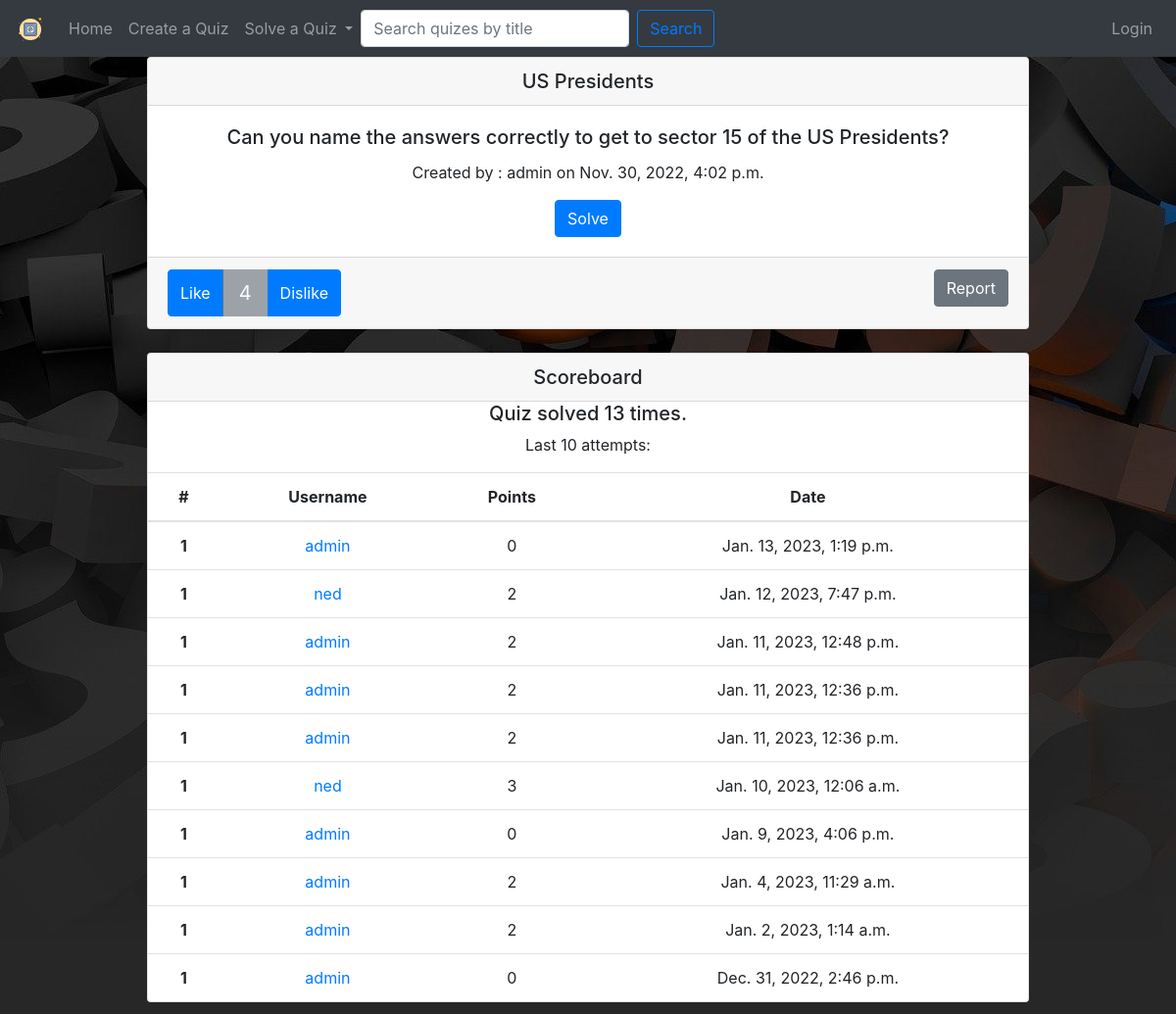
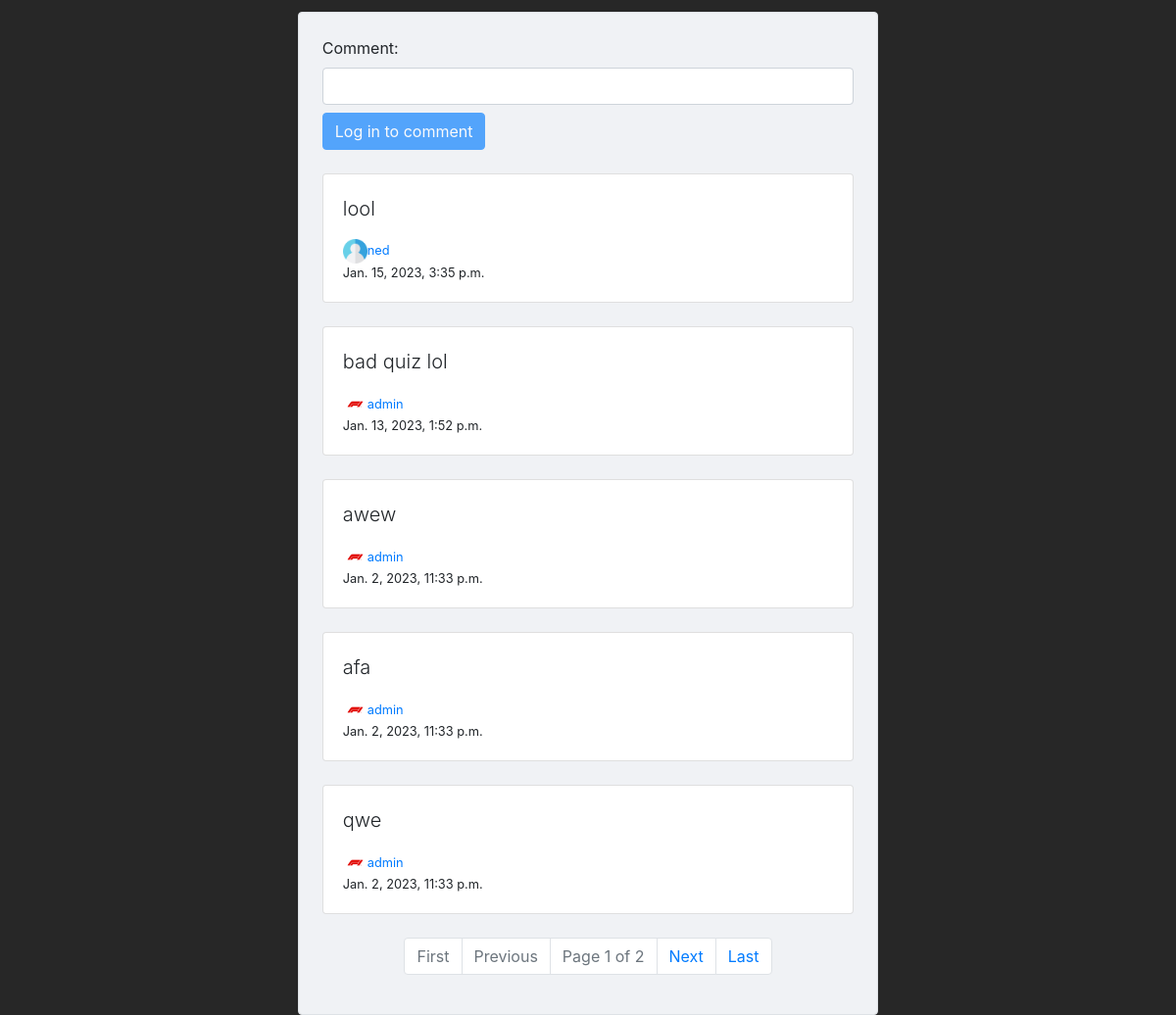
The page /quiz/127/ on the database its author committed (2 pictures, top to bottom).
### quiz/models.py (models this page shows, shortened)
class Quiz(models.Model):
    choices = (
        ('history', "History"),
        ('geography', "Geography"),
        ('sports', "Sports"),
        ('entertainment', "Entertainment"),
        ('music', "Music"),
        ('language', "Language"),
        ('gaming', "Gaming"),
        ('other', "Other"),
    )
    title = models.CharField(max_length=40, unique=True, blank=False)
    description = models.CharField(max_length=100, blank=False)
    category = models.CharField(max_length=20, choices = choices)
    created = models.DateTimeField(auto_now_add=True)
    created_by = models.ForeignKey(settings.AUTH_USER_MODEL, null=True, on_delete=models.SET_NULL)
    rating = models.IntegerField(default=0)
    class Meta:
        verbose_name_plural = "Quizes"

class UserQuizPoints(models.Model):
    user = models.ForeignKey(settings.AUTH_USER_MODEL, on_delete=models.CASCADE)
    quiz = models.ForeignKey(Quiz, on_delete=models.CASCADE)
    points = models.IntegerField()
    date = models.DateTimeField(auto_now_add=True)
    class Meta:
        verbose_name_plural = "User quiz points"

class QuizComments(models.Model):
    comment = models.CharField(max_length=160, blank=False)
    user = models.ForeignKey(settings.AUTH_USER_MODEL, on_delete=models.CASCADE)
    quiz = models.ForeignKey(Quiz, on_delete=models.CASCADE)
    created = models.DateTimeField(auto_now_add=True)
    rating = models.IntegerField(default=0)

### quiz/views.py (the view, shortened to what this page needs)
# urls.py: path('quiz/<str:pk>/', views.quizPage, name='quiz'),
def quizPage(request,pk):
	quiz = Quiz.objects.get(id=pk)
	name = quiz.title
	users = UserQuizPoints.objects.filter(quiz__title=name).order_by('-date')[:10]
	solvedby = UserQuizPoints.objects.filter(quiz=pk).count()
	comments = QuizComments.objects.filter(quiz=pk).order_by('-created')
	for comment in comments:
		data = Profile.objects.get(user=comment.user)
		comment.avatar = data.avatar
	paginator = Paginator(comments, 5)
	page_number = request.GET.get('page')
	page_comments = paginator.get_page(page_number)
	context = {'quiz': quiz, 'users': users, 'solvedby':solvedby, 'commentform':CommentForm, 'page_comments':page_comments}
	is_ajax = request.headers.get('X-Requested-With') == 'XMLHttpRequest'
	print(request)
	if is_ajax:
		if request.method == 'POST':
			data = json.load(request)
			updated_values = data.get('payload')
			if 'commentid' in updated_values:
				comment = QuizComments.objects.get(id = int(updated_values['commentid']))
				user = comment.user
				report = ReportedComments(reportedby = request.user, user = user,comment = comment, reason = updated_values['reason'])
				report.save()
				return JsonResponse({'status': 'OK'}, status=200)
			else:
				report = ReportedQuiz(reportedbyuser = request.user, user = quiz.created_by, quiz = quiz, reason = updated_values['reason'])
				report.save()
				return JsonResponse({'status': 'OK'}, status=200)
		if request.method == 'GET':
			comments = list(QuizComments.objects.filter(quiz=quiz).values())
			return JsonResponse({'comments': comments, 'quiz':model_to_dict(quiz)})
		if request.method == 'PUT':
			data = json.load(request)
			updated_values = data.get('payload')
			like = updated_values['vote']
			if 'commentid' in updated_values:
				comment = comments.get(id=updated_values['commentid'])
				if not UserCommentRelation.objects.filter(user = request.user, comment = comment).exists():
					if like == 'like':
						comment.rating+=1
						usercomment = UserCommentRelation(user = request.user, comment = comment, like = 1)
						usercomment.save()
						comment.save()
					else:
						comment.rating-=1
						usercomment = UserCommentRelation(user = request.user, comment = comment, like = -1)
						usercomment.save()
						comment.save()
				else:
					currentcomment = UserCommentRelation.objects.get(user = request.user, comment = comment)
					if like == 'like':
						if currentcomment.like == 0:
							comment.rating += 1
							comment.save()
							currentcomment.like += 1
							currentcomment.save()
						elif currentcomment.like == -1:
							comment.rating +=2
							comment.save()
							currentcomment.like = 1
							currentcomment.save()
						else:
							comment.rating -= 1
							comment.save()
							currentcomment.like = 0
							currentcomment.save()
					if like == 'dislike':
						if currentcomment.like == 0:
							comment.rating -= 1
							comment.save()
							currentcomment.like = -1
							currentcomment.save()
						elif currentcomment.like == 1:
							comment.rating -= 2
							comment.save()
							currentcomment.like = -1
							currentcomment.save()
						else:
							comment.rating += 1
							comment.save()
							currentcomment.like = 0
							currentcomment.save()
			else:
				if not UserQuizRelation.objects.filter(user = request.user, quiz = quiz).exists():
					if like == 'like':
						quiz.rating+=1
						userquizrating = UserQuizRelation(user = request.user, quiz = quiz, like = 1)
						userquizrating.save()
						quiz.save()
					else:
						quiz.rating-=1
						userquizrating = UserQuizRelation(user = request.user, quiz = quiz, like = -1)
						userquizrating.save()
						quiz.save()
				else:
					userquizrating = UserQuizRelation.objects.get(user = request.user, quiz = quiz)
					if like == 'like':
						if userquizrating.like == 0:
							quiz.rating += 1
							quiz.save()
							userquizrating.like += 1
							userquizrating.save()
						elif userquizrating.like == -1:
							quiz.rating +=2
							quiz.save()
							userquizrating.like = 1
							userquizrating.save()
						else:
							quiz.rating -= 1
							quiz.save()
							userquizrating.like = 0
							userquizrating.save()
					if like == 'dislike':
						if userquizrating.like == 0:
							quiz.rating -= 1
							quiz.save()
							userquizrating.like = -1
							userquizrating.save()
						elif userquizrating.like == 1:
							quiz.rating -= 2
							quiz.save()
							userquizrating.like = -1
							userquizrating.save()
						else:
							quiz.rating += 1
							quiz.save()
							userquizrating.like = 0
							userquizrating.save()
			return JsonResponse({'status': 'OK'}, status=200)
		return JsonResponse({'status': 'Invalid request'}, status=400)
	else:
		if request.method == 'POST':
			form = CommentForm(request.POST)
			if form.is_valid():
				comment = form.save(commit=False)
				comment.user = request.user
				comment.quiz = quiz
				comment.save()
				return redirect('quiz', pk=quiz.id)
	return render(request, 'quiz/quiz.html', context)

### quiz/templates/quiz/quiz.html (shortened to what this page needs)
{%extends './basetemp.html' %}
{% block content %}
    <div class="card center text-center mb-4">
      <h5 class="card-header">{{quiz.title}}</h5>
      <div class="card-body">
        <h5 class="card-title">{{quiz.description}}</h5>
        <p class="card-text">Created by : {{quiz.created_by}} on {{quiz.created}}</p>
        <a href="{% url 'solvequiz' quiz.id%}" class="btn btn-primary">Solve</a>
      </div>
        <div class="card-footer">
          <div class="btn-group" role="group" aria-label="Basic example" style="float: left;">
            <button type="button" class="btn btn-primary" id="like-{{quiz.id}}" onclick="quizvoting('{{quiz.id}}', 'like')">Like</button>
            <button type="button" class="btn btn-secondary btn-lg" id="quizrating" disabled>{{quiz.rating}}</button>
            <button type="button" class="btn btn-primary" id="dislike-{{quiz.id}}" onclick="quizvoting('{{quiz.id}}', 'dislike')">Dislike</button>
          </div>
          <button type="button" style="float: right;"class="btn btn-secondary" data-toggle="modal" data-target="#quizmodal">Report</button>
        </div>
    </div>
    <div class="card text-center center mb-4">
      <h5 class="card-header">Scoreboard</h5>
      <h5>Quiz solved {{solvedby}} times.</h5>
      <p>Last 10 attempts:</p>
      <div class="table-responsive-sm">
        <table class="table mb-0 bg-white table-hover">
          <thead>
            <tr>
              <th scope="col">#</th>
              <th scope="col">Username</th>
              <th scope="col">Points</th>
              <th scope="col">Date</th>
            </tr>
          </thead>
          <tbody>
            {% if users %}
              {% for user in users %}
                <tr>
                  <th scope="row">1</th>
                  <td><a href="{% url 'profile' user.user.username %}">{{user.user}}</a></td>
                  <td>{{user.points}}</td>
                  <td>{{user.date}}</td>
                </tr>
              {% endfor %}
            {% endif %}
          </tbody>
        </table>
      </div>
    </div>
    <div class="row d-flex justify-content-center bottom" style="margin-right: 0px;">
      <div class="col-md-8 col-lg-6 pr-0" >
        <div class="card shadow-0 border" style="background-color: #f0f2f5;">
          <div class="card-body p-4">
            <div class="form-outline mb-4">
              <form action="" method="POST">
                {{commentform}}
                {% if user.is_authenticated %}
                  <input type="submit" class="btn btn-primary mt-2" name="Submit" value="Post" />
                {% else %}
                  <input type="submit" class="btn btn-primary mt-2" name="Submit" value="Log in to comment" disabled />
                {% endif %}
              </form>
            </div>
          {% for comment in page_comments %}
            <div class="card mb-4">
              <div class="card-body">
                <p class="lead">{{comment.comment}}</p>
                <div class="d-flex justify-content-between">
                  <div class="d-flex flex-row align-items-center">
                    <img src="{{comment.avatar.url}}" alt="avatar" width="25"
                        height="25" />
                    <a href="{% url 'profile' comment.user.username%}"><p class="small mb-0 ms-2">{{comment.user}}</p></a>
                  </div>
                </div>
                <div class="d-flex flex-row align-items-center">
                    <p class="small mb-0 ms-2">{{comment.created}}</p>
                </div>
              </div>
            </div>
          {% endfor %}
          <nav aria-label="Page navigation example">
            <ul class="pagination justify-content-center">
              <li class="page-item {% if not page_comments.has_previous %} disabled {% endif %}">
                <a class="page-link" href="?page=1" tabindex="-1">First</a>
              </li>
              <li class="page-item {% if not page_comments.has_previous %} disabled {% endif %}">
                <a class="page-link" href="{% if page_comments.has_previous %}?page={{ page_comments.previous_page_number }} {% else %} # {% endif %}" tabindex="-1">Previous</a>
              </li>
              <li class="page-item disabled"><a class="page-link" href="#">Page {{ page_comments.number }} of {{ page_comments.paginator.num_pages }}</a></li>
              <li class="page-item {% if not page_comments.has_next %} disabled {% endif %}">
                <a class="page-link" href="{% if page_comments.has_next %}?page={{ page_comments.next_page_number }} {% else %} # {% endif %}">Next</a>
              </li>
              <li class="page-item {% if not page_comments.has_next %} disabled {% endif %}">
                <a class="page-link" href="?page={{ page_comments.paginator.num_pages }}" tabindex="-1">Last</a>
              </li>
            </ul>
          </nav>
          </div>
        </div>
      </div>
    </div>
{% endblock %}

### quiz/static/quiz/style.css (style rules this page uses)
.center { margin: auto; width: 75%; }
body { background-image: url("images/question.jpg"); background-color: rgb(39, 39, 39); background-repeat: no-repeat; }

### rows shown on the page
Quiz: title "US Presidents", description "Can you name the answers correctly to get to sector 15 of the US Presidents?", created_by "admin", created "Nov. 30, 2022, 4:02 p.m.", rating "4"
UserQuizPoints: user "admin", points "0", date "Jan. 13, 2023, 1:19 p.m."
UserQuizPoints: user "ned", points "2", date "Jan. 12, 2023, 7:47 p.m."
UserQuizPoints: user "admin", points "2", date "Jan. 11, 2023, 12:48 p.m."
UserQuizPoints: user "admin", points "2", date "Jan. 11, 2023, 12:36 p.m."
UserQuizPoints: user "admin", points "2", date "Jan. 11, 2023, 12:36 p.m."
UserQuizPoints: user "ned", points "3", date "Jan. 10, 2023, 12:06 a.m."
UserQuizPoints: user "admin", points "0", date "Jan. 9, 2023, 4:06 p.m."
UserQuizPoints: user "admin", points "2", date "Jan. 4, 2023, 11:29 a.m."
UserQuizPoints: user "admin", points "2", date "Jan. 2, 2023, 1:14 a.m."
UserQuizPoints: user "admin", points "0", date "Dec. 31, 2022, 2:46 p.m."
QuizComments: comment "lool", shows a picture, user "ned", created "Jan. 15, 2023, 3:35 p.m."
QuizComments: comment "bad quiz lol", user "admin", created "Jan. 13, 2023, 1:52 p.m."
QuizComments: comment "awew", user "admin", created "Jan. 2, 2023, 11:33 p.m."
QuizComments: comment "afa", user "admin", created "Jan. 2, 2023, 11:33 p.m."
QuizComments: comment "qwe", user "admin", created "Jan. 2, 2023, 11:33 p.m."

### other values the page prints
{{ solvedby }} "13"
{{ page_comments.number }} "1"
{{ page_comments.paginator.num_pages }} "2"
